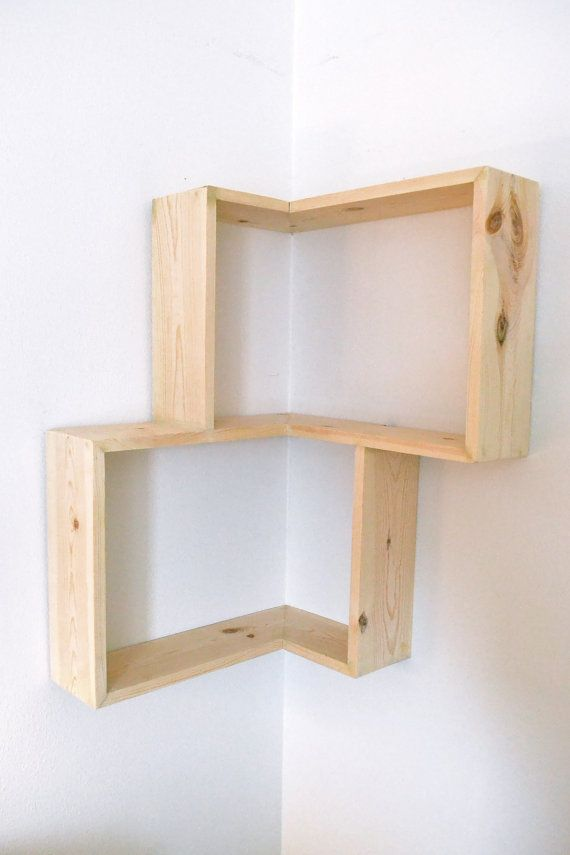
#> input picture Image Features/Corner/Corner4.jpg, 570 x 855 px
$ python Corner.py
#> lines starting #> are read from the running program, lines starting #| are printed output that depends on the picture; after the words box and inside, x2 and y2 are one past the last pixel; in counts of white or black regions, pixels touching at a corner belong together
import cv2
import numpy as np

corner = cv2.imread('Corner4.jpg')
#> corner is the input picture: shape (855, 570, 3); mean B, G, R 209.9, 214, 222.7
raw_gray =cv2.cvtColor(corner,cv2.COLOR_BGR2GRAY)
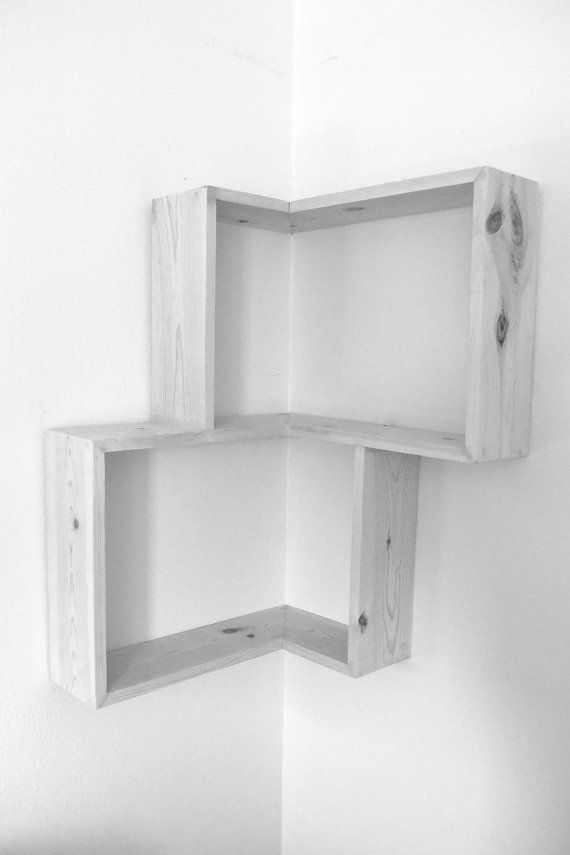
#> raw_gray: shape (855, 570); min 63, max 255, mean 216.2

raw_corner =cv2.cornerHarris(raw_gray,blockSize=4,ksize=5,k=0.04)

raw_corner=cv2.dilate(raw_corner, None)
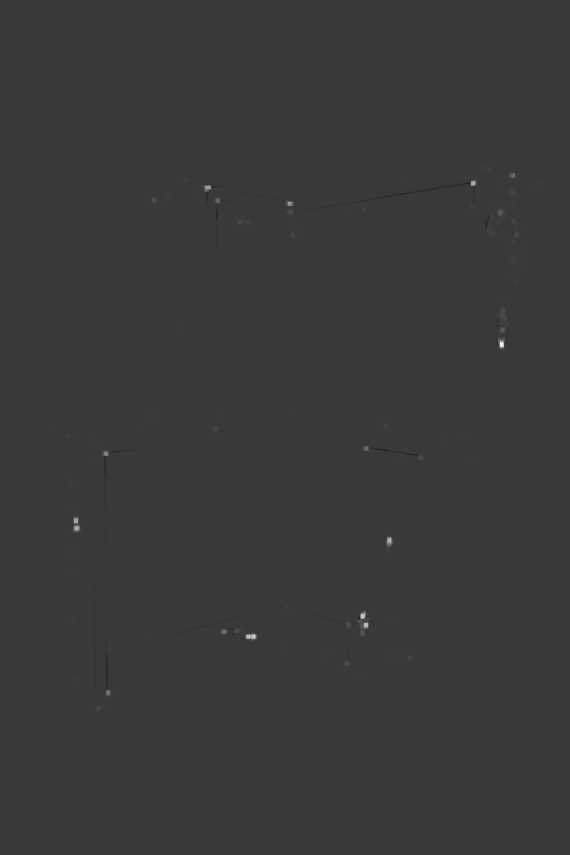
#> raw_corner: shape (855, 570) float32; min -0.00815, max 0.0281, mean 1.45e-05; drawn with min black and max white

corner[raw_corner > 0.01*raw_corner.max()] =[0,0,0]
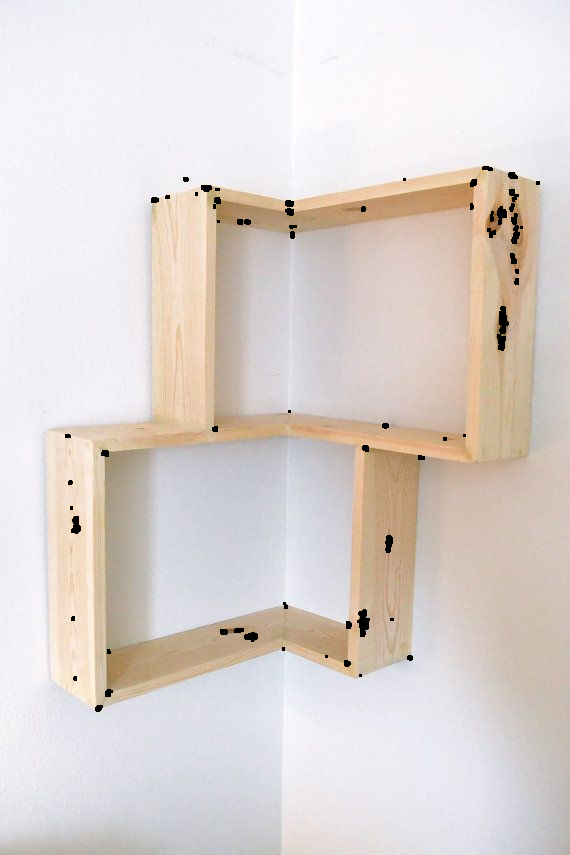
#> corner: shape (855, 570, 3); 0.6% of pixels changed, all inside (x1, y1, x2, y2) = (65, 166, 540, 712)

cv2.imshow('Harris Corners(sharp)',corner)

raw_corner_soft =cv2.cornerHarris(raw_gray,blockSize=14,ksize=5,k=0.04)
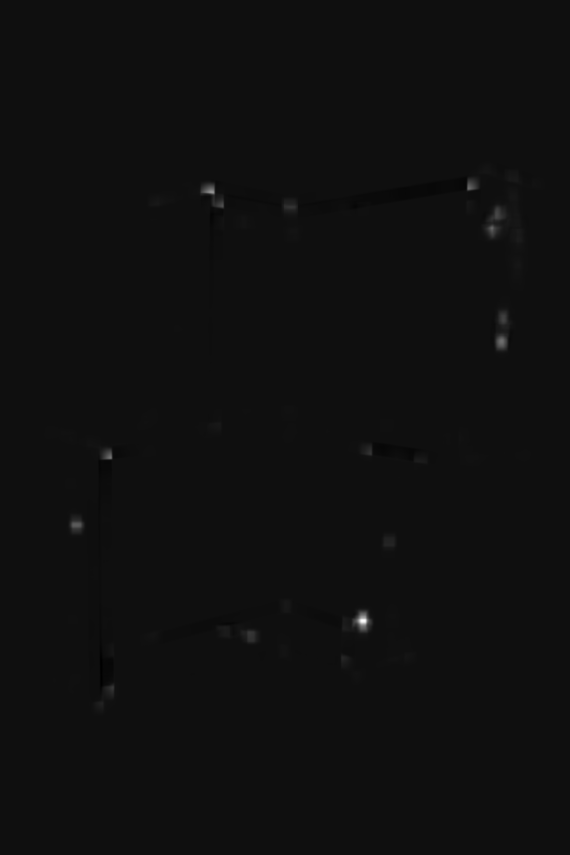
#> raw_corner_soft: shape (855, 570) float32; min -0.000547, max 0.00834, mean 7.8e-06; drawn with min black and max white

raw_corner_soft=cv2.dilate(raw_corner_soft, None)

corner[raw_corner_soft > 0.01*raw_corner_soft.max()] =[0,0,0]
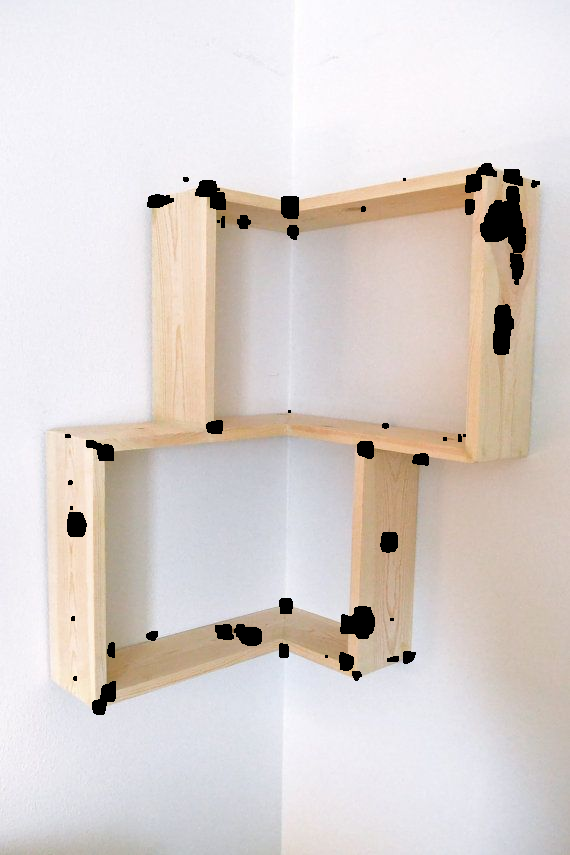
#> corner: shape (855, 570, 3); 1.6% of pixels changed, all inside (x1, y1, x2, y2) = (67, 163, 537, 715)
cv2.imshow('Harris Corners(soft)',corner)

cv2.waitKey()

$ run again, with Image Features/Corner/Corner1.jpg copied over Image Features/Corner/Corner4.jpg
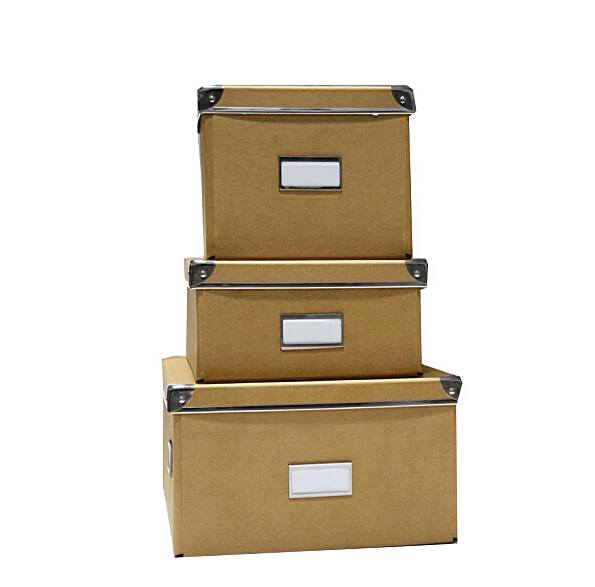
#> input picture Image Features/Corner/Corner1.jpg, 595 x 587 px
#> corner is the input picture: shape (587, 595, 3); mean B, G, R 196.4, 210.9, 220.2
#> `raw_corner_soft =cv2.cornerHarris(raw_gray,blockSize=14,ksize=5,k=0.04)`:
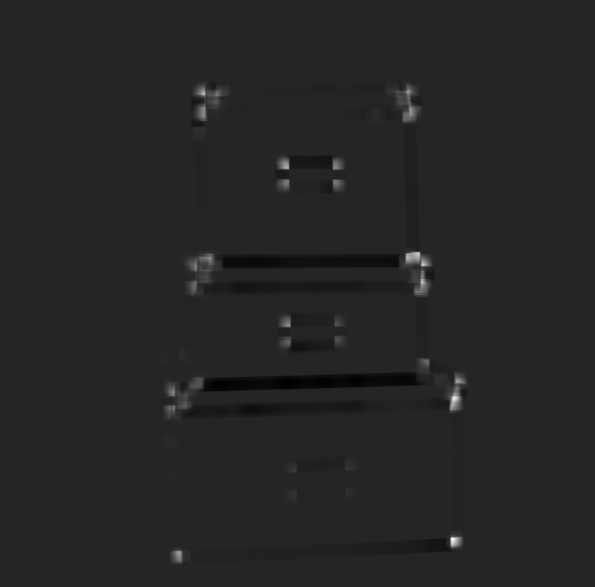
#> raw_corner_soft: shape (587, 595) float32; min -0.0693, max 0.397, mean -1.98e-06; drawn with min black and max white
#> `corner[raw_corner_soft > 0.01*raw_corner_soft.max()] =[0,0,0]`:
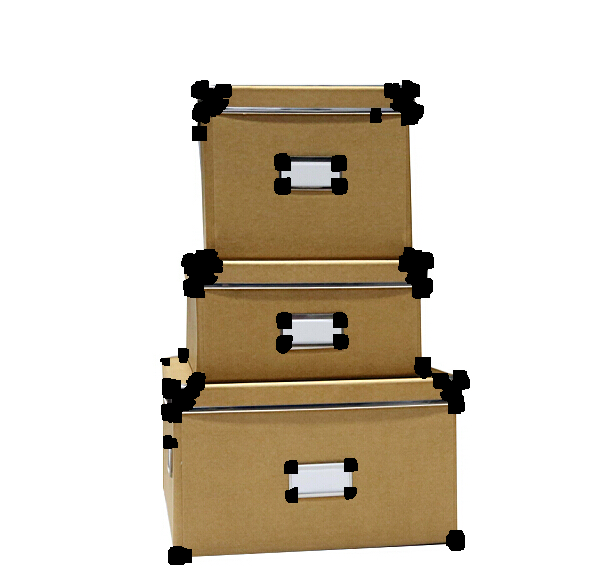
#> corner: shape (587, 595, 3); mean B, G, R 192.1, 206, 214.9

$ run again, with Image Features/Corner/Corner3.jpg copied over Image Features/Corner/Corner4.jpg
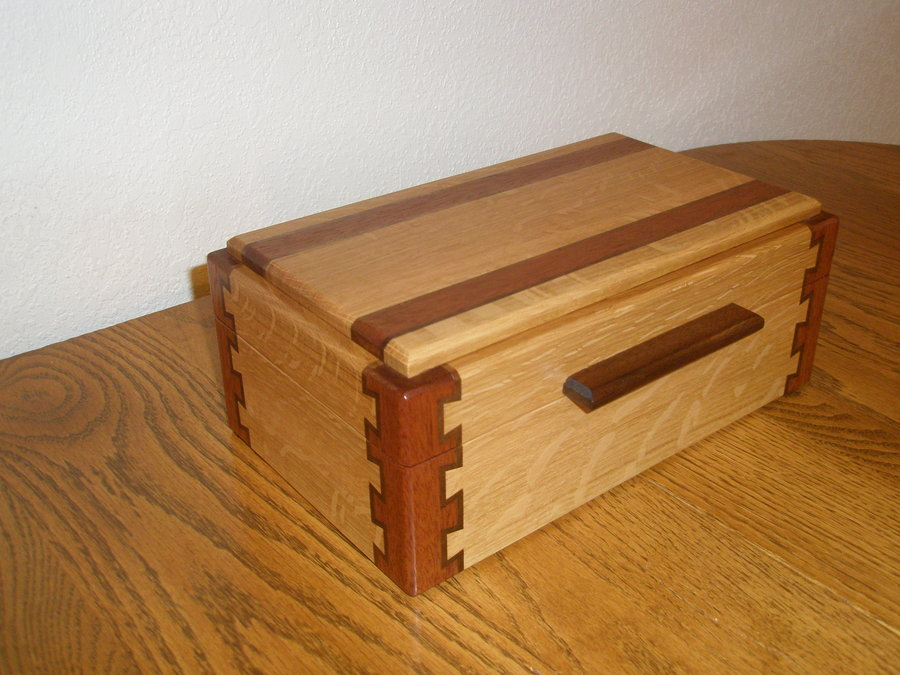
#> input picture Image Features/Corner/Corner3.jpg, 900 x 675 px
#> corner is the input picture: shape (675, 900, 3); mean B, G, R 92.2, 133.8, 173.5
#> `raw_corner=cv2.dilate(raw_corner, None)`:
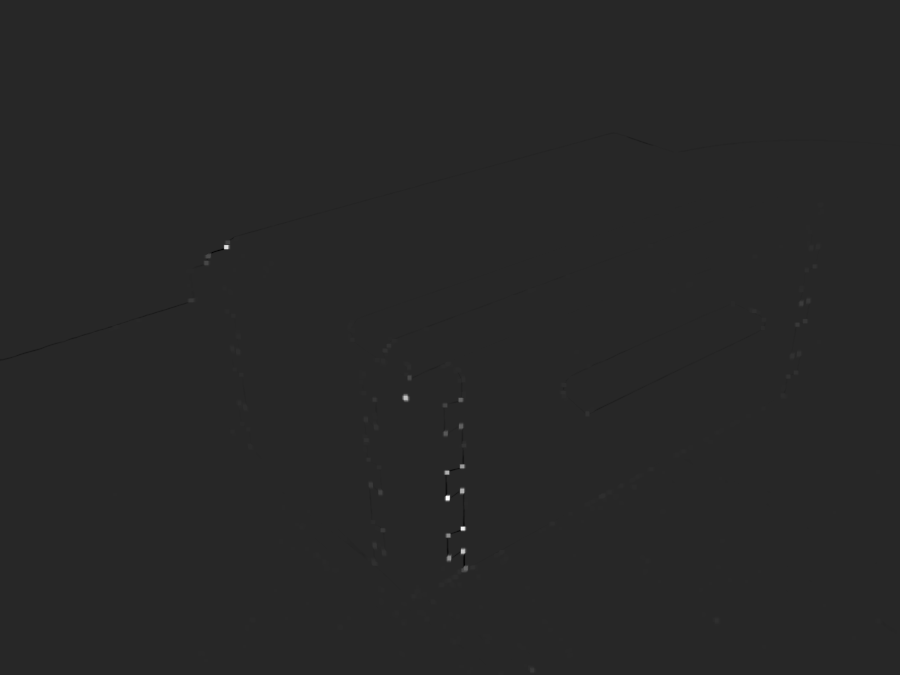
#> raw_corner: shape (675, 900) float32; min -0.0372, max 0.203, mean 8.53e-05; drawn with min black and max white
#> `corner[raw_corner_soft > 0.01*raw_corner_soft.max()] =[0,0,0]`:
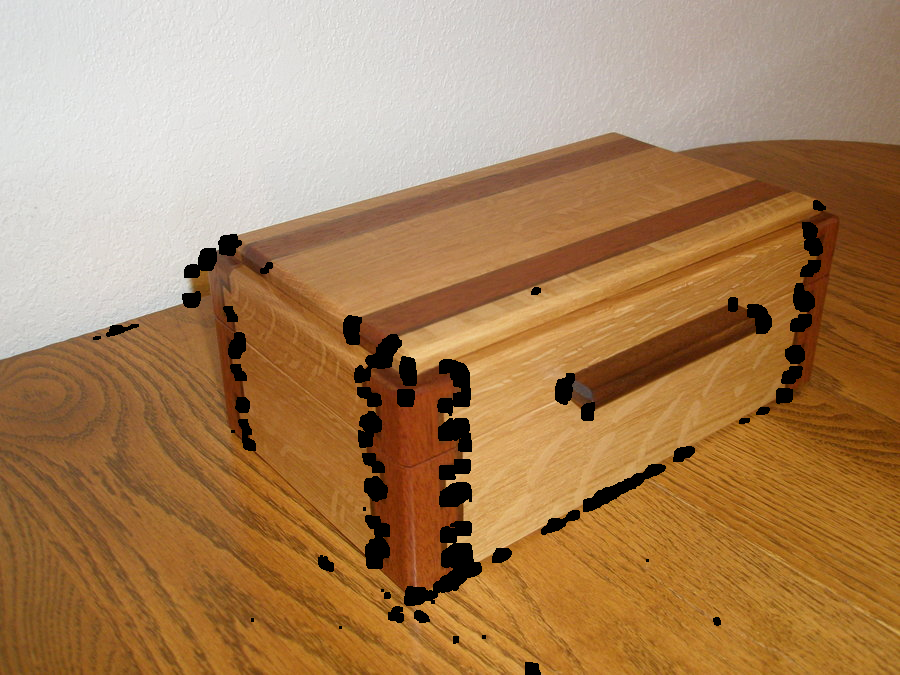
#> corner: shape (675, 900, 3); mean B, G, R 90.7, 130.5, 168.4
